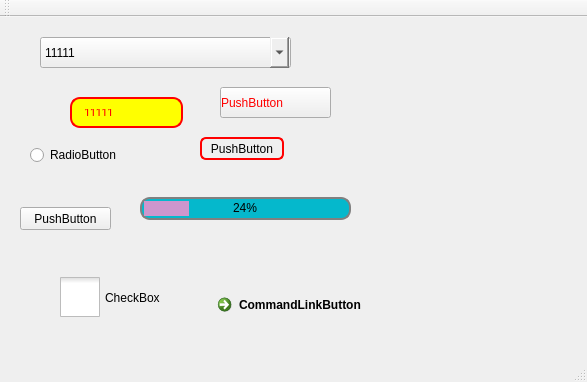
<?xml version="1.0" encoding="UTF-8"?>
<ui version="4.0">
 <class>MainWindow</class>
 <widget class="QMainWindow" name="MainWindow">
  <property name="geometry">
   <rect>
    <x>0</x>
    <y>0</y>
    <width>587</width>
    <height>382</height>
   </rect>
  </property>
  <property name="windowTitle">
   <string>MainWindow</string>
  </property>
  <widget class="QWidget" name="centralWidget">
   <widget class="QLineEdit" name="lineEdit">
    <property name="geometry">
     <rect>
      <x>70</x>
      <y>80</y>
      <width>113</width>
      <height>31</height>
     </rect>
    </property>
    <property name="styleSheet">
     <string notr="true">QLineEdit{
	background:yellow;
	color:red;
	border:2px solid red;
	border-radius:10px;
	padding:10px;
}</string>
    </property>
    <property name="text">
     <string>11111</string>
    </property>
   </widget>
   <widget class="QPushButton" name="pushButton">
    <property name="geometry">
     <rect>
      <x>220</x>
      <y>70</y>
      <width>111</width>
      <height>31</height>
     </rect>
    </property>
    <property name="cursor">
     <cursorShape>ArrowCursor</cursorShape>
    </property>
    <property name="styleSheet">
     <string notr="true">QPushButton:hover{
	color:green;
}

QPushButton:!hover{
	color:red;
}
QPushButton{
	 text-align: left; 
}</string>
    </property>
    <property name="text">
     <string>PushButton</string>
    </property>
    <property name="icon">
     <iconset>
      <normaloff>images/face.png</normaloff>images/face.png</iconset>
    </property>
    <property name="iconSize">
     <size>
      <width>20</width>
      <height>20</height>
     </size>
    </property>
    <property name="default">
     <bool>false</bool>
    </property>
    <property name="flat">
     <bool>false</bool>
    </property>
   </widget>
   <widget class="QComboBox" name="comboBox">
    <property name="geometry">
     <rect>
      <x>40</x>
      <y>20</y>
      <width>251</width>
      <height>31</height>
     </rect>
    </property>
    <property name="styleSheet">
     <string notr="true">/*QComboBox::drop-down{
	image:url(:/prefix/images/face.png);
}*/

/*QComboBox{
	margin-right: 20px;
}*/

/*QComboBox::drop-down{
	subcontrol-origin:margin;
}*/

QComboBox::down-arrow{
	image:url(:/prefix/images/face.png);
}

QComboBox::down-arrow:pressed{
	position:relative;
	top:1px; left:1px;
}</string>
    </property>
    <item>
     <property name="text">
      <string>11111</string>
     </property>
    </item>
    <item>
     <property name="text">
      <string>22222</string>
     </property>
    </item>
    <item>
     <property name="text">
      <string>33333</string>
     </property>
    </item>
   </widget>
   <widget class="QRadioButton" name="radioButton">
    <property name="geometry">
     <rect>
      <x>30</x>
      <y>130</y>
      <width>89</width>
      <height>16</height>
     </rect>
    </property>
    <property name="styleSheet">
     <string notr="true">QRadioButton:hover:checked{
	color:red
}</string>
    </property>
    <property name="text">
     <string>RadioButton</string>
    </property>
   </widget>
   <widget class="QPushButton" name="pushButton_2">
    <property name="geometry">
     <rect>
      <x>200</x>
      <y>120</y>
      <width>84</width>
      <height>23</height>
     </rect>
    </property>
    <property name="styleSheet">
     <string notr="true">QPushButton{
	border:2px solid rgb(255, 0, 0);
	border-radius:6px;
	background-color:qlineargradient(x1:0, y1:0, x2:0, y2:1,
					 stop:0 #f6f7fa, stop: 1 #dadbde);
	min-width:80px;
}</string>
    </property>
    <property name="text">
     <string>PushButton</string>
    </property>
   </widget>
   <widget class="QPushButton" name="pushButton_3">
    <property name="geometry">
     <rect>
      <x>20</x>
      <y>190</y>
      <width>91</width>
      <height>23</height>
     </rect>
    </property>
    <property name="styleSheet">
     <string notr="true"/>
    </property>
    <property name="text">
     <string>PushButton</string>
    </property>
   </widget>
   <widget class="QProgressBar" name="progressBar">
    <property name="geometry">
     <rect>
      <x>140</x>
      <y>180</y>
      <width>211</width>
      <height>23</height>
     </rect>
    </property>
    <property name="styleSheet">
     <string notr="true">QProgressBar{
	border:2px solid grey;
	border-radius:10px;
	text-align:center
}

QProgressBar{
	background-color:#05B8CC;
	width:20px;
}

QProgressBar:chunk{
	background-color:#CD96CD;
	margin:2px;
}</string>
    </property>
    <property name="value">
     <number>24</number>
    </property>
   </widget>
   <widget class="QCheckBox" name="checkBox">
    <property name="geometry">
     <rect>
      <x>60</x>
      <y>260</y>
      <width>141</width>
      <height>41</height>
     </rect>
    </property>
    <property name="styleSheet">
     <string notr="true">QCheckBox{
	spacing:5px;
}
QCheckBox::indicator{
	width:40px;
	height:40px;
}
QCheckBox::indicator{
	image:url(:/prefix/images/face.png);
}</string>
    </property>
    <property name="text">
     <string>CheckBox</string>
    </property>
   </widget>
   <widget class="QCommandLinkButton" name="commandLinkButton">
    <property name="geometry">
     <rect>
      <x>210</x>
      <y>270</y>
      <width>172</width>
      <height>41</height>
     </rect>
    </property>
    <property name="text">
     <string>CommandLinkButton</string>
    </property>
   </widget>
   <widget class="LogLatEdit" name="logLatEdit" native="true">
    <property name="geometry">
     <rect>
      <x>400</x>
      <y>190</y>
      <width>151</width>
      <height>81</height>
     </rect>
    </property>
   </widget>
   <widget class="QLabel" name="label">
    <property name="geometry">
     <rect>
      <x>390</x>
      <y>10</y>
      <width>121</width>
      <height>91</height>
     </rect>
    </property>
    <property name="text">
     <string/>
    </property>
   </widget>
  </widget>
  <widget class="QMenuBar" name="menuBar">
   <property name="geometry">
    <rect>
     <x>0</x>
     <y>0</y>
     <width>587</width>
     <height>23</height>
    </rect>
   </property>
  </widget>
  <widget class="QToolBar" name="mainToolBar">
   <attribute name="toolBarArea">
    <enum>TopToolBarArea</enum>
   </attribute>
   <attribute name="toolBarBreak">
    <bool>false</bool>
   </attribute>
  </widget>
  <widget class="QStatusBar" name="statusBar"/>
 </widget>
 <layoutdefault spacing="6" margin="11"/>
 <customwidgets>
  <customwidget>
   <class>LogLatEdit</class>
   <extends>QWidget</extends>
   <header>loglatedit.h</header>
  </customwidget>
 </customwidgets>
 <resources/>
 <connections/>
</ui>
